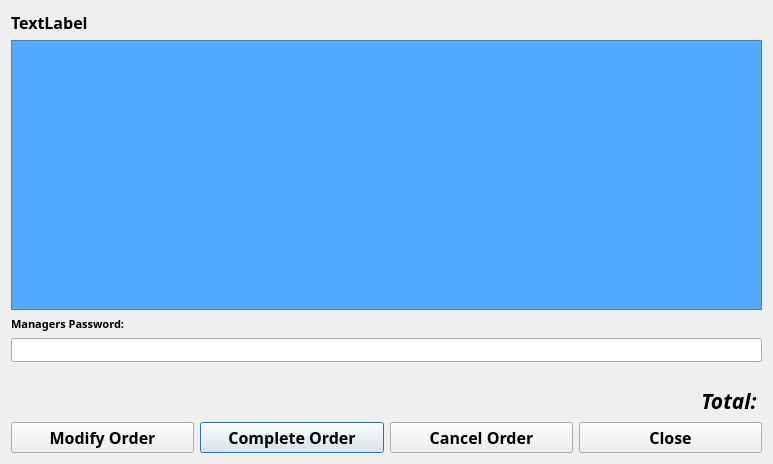
<?xml version="1.0" encoding="UTF-8"?>
<ui version="4.0">
 <class>confirmOrderStatus</class>
 <widget class="QDialog" name="confirmOrderStatus">
  <property name="geometry">
   <rect>
    <x>0</x>
    <y>0</y>
    <width>773</width>
    <height>464</height>
   </rect>
  </property>
  <property name="font">
   <font>
    <pointsize>12</pointsize>
    <weight>75</weight>
    <bold>true</bold>
   </font>
  </property>
  <property name="windowTitle">
   <string>Confirm Order</string>
  </property>
  <property name="windowIcon">
   <iconset>
    <activeon>:/paborito Logo.png</activeon>
   </iconset>
  </property>
  <layout class="QGridLayout" name="gridLayout_4">
   <item row="0" column="0">
    <layout class="QGridLayout" name="gridLayout_3">
     <item row="0" column="0">
      <layout class="QGridLayout" name="gridLayout_2">
       <item row="2" column="0">
        <widget class="QLabel" name="label">
         <property name="font">
          <font>
           <family>Kozuka Gothic Pr6N B</family>
           <pointsize>8</pointsize>
          </font>
         </property>
         <property name="text">
          <string>Managers Password:</string>
         </property>
        </widget>
       </item>
       <item row="3" column="0">
        <widget class="QLineEdit" name="lineEdit_ManagerPassword">
         <property name="font">
          <font>
           <family>Kozuka Gothic Pr6N B</family>
           <pointsize>8</pointsize>
          </font>
         </property>
         <property name="echoMode">
          <enum>QLineEdit::Password</enum>
         </property>
        </widget>
       </item>
       <item row="1" column="0">
        <widget class="QTableView" name="tableView">
         <property name="font">
          <font>
           <family>Kozuka Gothic Pr6N B</family>
          </font>
         </property>
         <property name="styleSheet">
          <string notr="true">background-color: rgb(85, 170, 255);</string>
         </property>
        </widget>
       </item>
       <item row="5" column="0">
        <widget class="QLabel" name="label_Total">
         <property name="font">
          <font>
           <family>Kozuka Gothic Pr6N B</family>
           <pointsize>16</pointsize>
           <italic>true</italic>
          </font>
         </property>
         <property name="text">
          <string>Total: </string>
         </property>
         <property name="alignment">
          <set>Qt::AlignRight|Qt::AlignTrailing|Qt::AlignVCenter</set>
         </property>
        </widget>
       </item>
       <item row="0" column="0">
        <widget class="QLabel" name="label_OrderID">
         <property name="font">
          <font>
           <family>Kozuka Gothic Pr6N B</family>
          </font>
         </property>
         <property name="text">
          <string>TextLabel</string>
         </property>
        </widget>
       </item>
       <item row="4" column="0">
        <widget class="QLabel" name="label_ManagerPasswordStatus">
         <property name="font">
          <font>
           <family>Kozuka Gothic Pr6N B</family>
           <pointsize>7</pointsize>
          </font>
         </property>
         <property name="text">
          <string/>
         </property>
        </widget>
       </item>
      </layout>
     </item>
     <item row="1" column="0">
      <layout class="QGridLayout" name="gridLayout">
       <item row="0" column="1">
        <widget class="QPushButton" name="pushButton_ConfirmOrder">
         <property name="font">
          <font>
           <family>Kozuka Gothic Pr6N B</family>
          </font>
         </property>
         <property name="text">
          <string>Complete Order</string>
         </property>
        </widget>
       </item>
       <item row="0" column="0">
        <widget class="QPushButton" name="pushButton_ModifyOrder">
         <property name="font">
          <font>
           <family>Kozuka Gothic Pr6N B</family>
          </font>
         </property>
         <property name="text">
          <string>Modify Order</string>
         </property>
        </widget>
       </item>
       <item row="0" column="2">
        <widget class="QPushButton" name="pushButton_CancelOrder">
         <property name="font">
          <font>
           <family>Kozuka Gothic Pr6N B</family>
          </font>
         </property>
         <property name="text">
          <string>Cancel Order</string>
         </property>
        </widget>
       </item>
       <item row="0" column="3">
        <widget class="QPushButton" name="pushButton_Close">
         <property name="font">
          <font>
           <family>Kozuka Gothic Pr6N B</family>
          </font>
         </property>
         <property name="text">
          <string>Close</string>
         </property>
        </widget>
       </item>
      </layout>
     </item>
    </layout>
   </item>
  </layout>
 </widget>
 <tabstops>
  <tabstop>pushButton_Close</tabstop>
  <tabstop>pushButton_ModifyOrder</tabstop>
  <tabstop>pushButton_ConfirmOrder</tabstop>
  <tabstop>pushButton_CancelOrder</tabstop>
  <tabstop>tableView</tabstop>
 </tabstops>
 <resources/>
 <connections/>
</ui>
